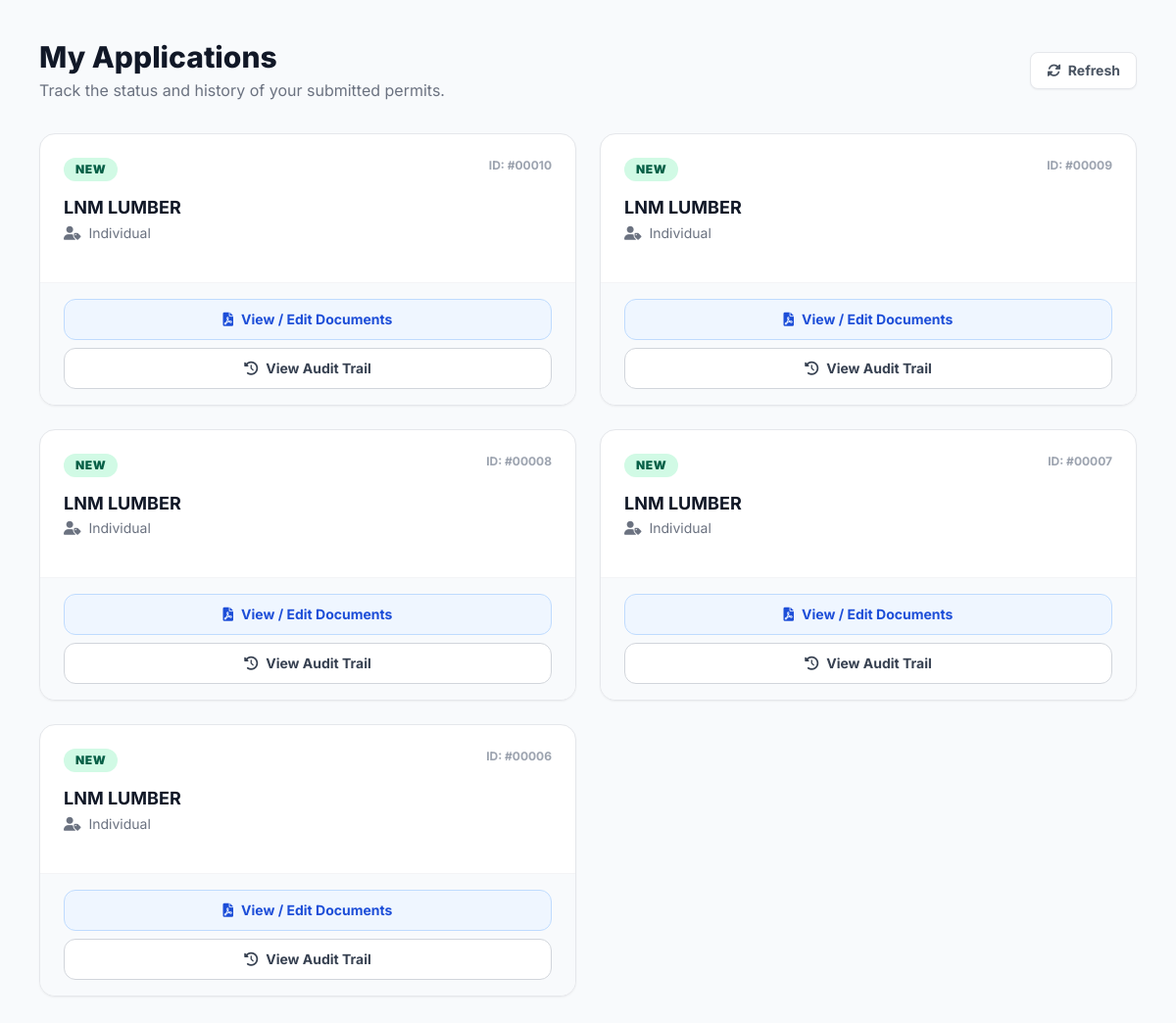
The app's page /my_applications.php (signed in), older data.
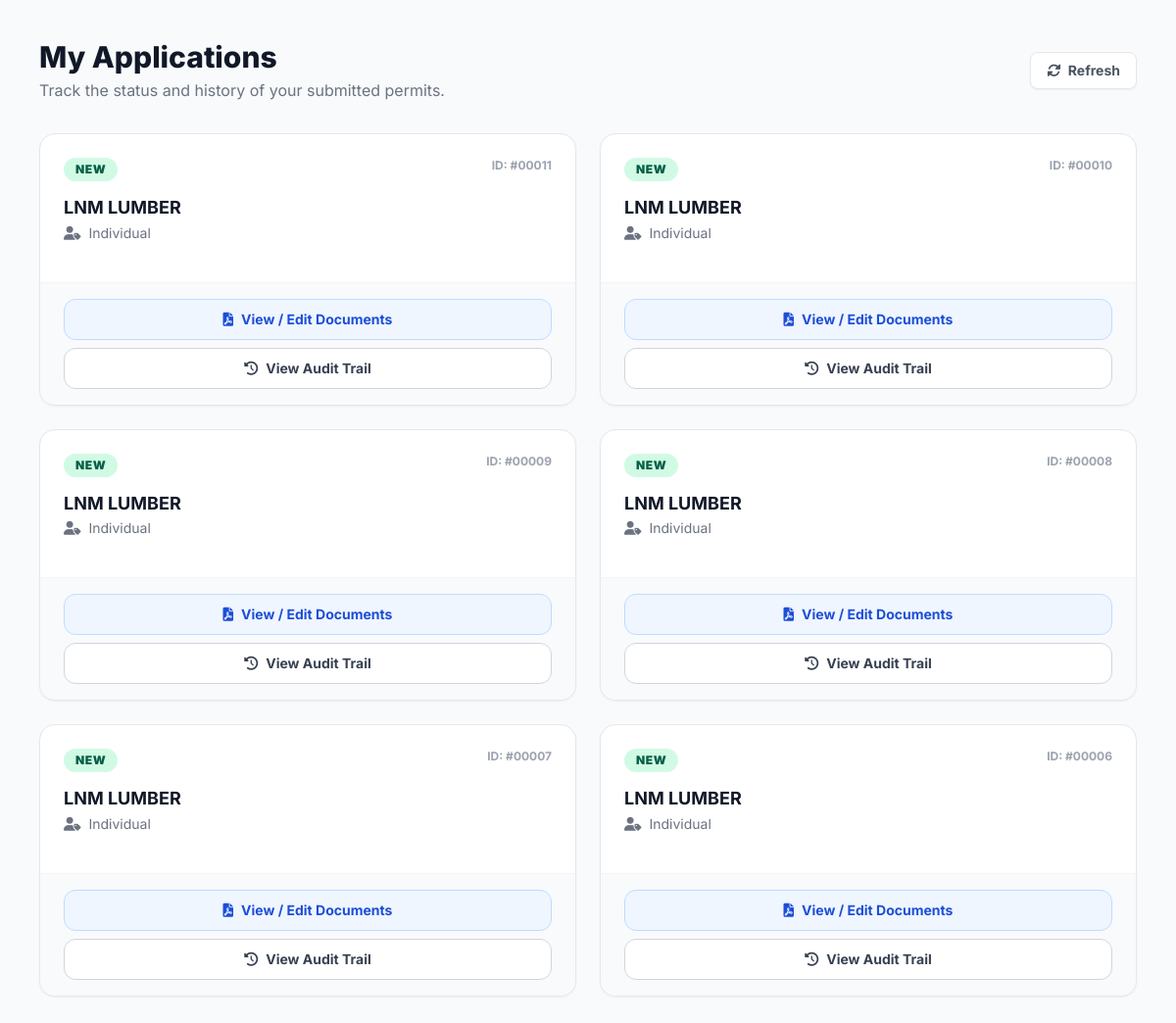
The same page, newer data.
### tables this page shows
CREATE TABLE `permit_applications` (
  `app_id` int(11) NOT NULL,
  `client_id` int(11) NOT NULL,
  `app_type` varchar(50) NOT NULL,
  `applicant_type` varchar(50) NOT NULL,
  `business_name` varchar(255) NOT NULL,
  `tin_number` varchar(50) NOT NULL,
  `reference_number` varchar(100) DEFAULT NULL,
  `province_id` varchar(20) DEFAULT NULL,
  `muncity_id` varchar(20) DEFAULT NULL,
  `brgy_id` varchar(20) DEFAULT NULL,
  `zip_code` varchar(20) DEFAULT NULL,
  `street_address` text DEFAULT NULL,
  `status` varchar(50) DEFAULT 'Pending Review',
  `date_submitted` datetime DEFAULT current_timestamp()
);

### my_applications.php (the view, shortened to what this page needs)
<?php
require_once 'db.php';
$client_id = $_SESSION['client_id'];
$stmt = $pdo->prepare("
    SELECT *, TIMESTAMPDIFF(SECOND, date_submitted, NOW()) as seconds_elapsed
    FROM permit_applications
    WHERE client_id = ?
    ORDER BY app_id DESC
");
$stmt->execute([$client_id]);
$applications = $stmt->fetchAll(PDO::FETCH_ASSOC);
?>
<!DOCTYPE html>
<html lang="en">
<head>
    <script src="https://cdn.tailwindcss.com"></script>
    <link href="https://cdnjs.cloudflare.com/ajax/libs/font-awesome/6.0.0/css/all.min.css" rel="stylesheet">
</head>
<body class="bg-slate-50 min-h-screen p-6 lg:p-10 relative">
    <div class="mb-8 flex justify-between items-center">
        <div>
            <h2 class="text-3xl font-extrabold text-gray-900">My Applications</h2>
            <p class="text-gray-500 mt-1">Track the status and history of your submitted permits.</p>
        </div>
        <button onclick="window.location.reload();" class="bg-white border border-gray-200 text-gray-600 px-4 py-2 rounded-lg text-sm font-bold hover:bg-gray-50 transition shadow-sm">
            <i class="fas fa-sync-alt mr-1"></i> Refresh
        </button>
    </div>
    <?php if (empty($applications)): ?>
        <div class="bg-white rounded-2xl shadow-sm border border-gray-100 p-10 text-center">
            <div class="inline-flex items-center justify-center w-16 h-16 rounded-full bg-gray-100 text-gray-400 mb-4">
                <i class="fas fa-folder-open text-2xl"></i>
            </div>
            <h4 class="text-gray-900 font-bold mb-1">No applications found</h4>
            <p class="text-gray-500 text-sm max-w-sm mx-auto">You haven't submitted any applications yet.</p>
        </div>
    <?php else: ?>
        <div class="grid grid-cols-1 md:grid-cols-2 xl:grid-cols-3 gap-6">
            <?php foreach ($applications as $app):
            ?>
                <div class="bg-white rounded-2xl shadow-sm border border-gray-200 overflow-hidden flex flex-col hover:border-emerald-300 transition-colors">
                    <div class="p-6 flex-1">
                        <div class="flex justify-between items-start mb-4">
                            <span class="px-3 py-1 rounded-full text-xs font-black uppercase tracking-wider bg-emerald-100 text-emerald-800">
                                <?= htmlspecialchars($app['app_type']) ?>
                            </span>
                            <span class="text-xs font-bold text-gray-400">
                                ID: #<?= str_pad($app['app_id'], 5, '0', STR_PAD_LEFT) ?>
                            </span>
                        </div>
                        <h3 class="text-lg font-bold text-gray-900 leading-tight mb-1"><?= htmlspecialchars($app['business_name']) ?></h3>
                        <p class="text-sm text-gray-500 mb-4"><i class="fas fa-user-tag mr-1"></i> <?= htmlspecialchars($app['applicant_type']) ?></p>
                    </div>
                    <div class="bg-slate-50 px-6 py-4 border-t border-gray-100 mt-auto">
                        <button onclick="openDocsModal(<?= $app['app_id'] ?>)" class="w-full bg-blue-50 border border-blue-200 text-blue-700 px-4 py-2.5 rounded-xl text-sm font-bold hover:bg-blue-100 transition flex items-center justify-center gap-2 mb-2">
                            <i class="fas fa-file-pdf"></i> View / Edit Documents
                        </button>
                        <button onclick="openAuditTrail(<?= $app['app_id'] ?>)" class="w-full bg-white border border-gray-300 text-gray-700 px-4 py-2.5 rounded-xl text-sm font-bold hover:bg-emerald-50 hover:text-emerald-700 hover:border-emerald-300 transition flex items-center justify-center gap-2">
                            <i class="fas fa-history"></i> View Audit Trail
                        </button>
                    </div>
                </div>
            <?php endforeach; ?>
        </div>
    <?php endif; ?>
</body>
</html>

Row changes from the older to the newer data that the page shows:
added permit_applications: app_type "NEW", app_id "00011", business_name "LNM LUMBER", applicant_type "Individual"
